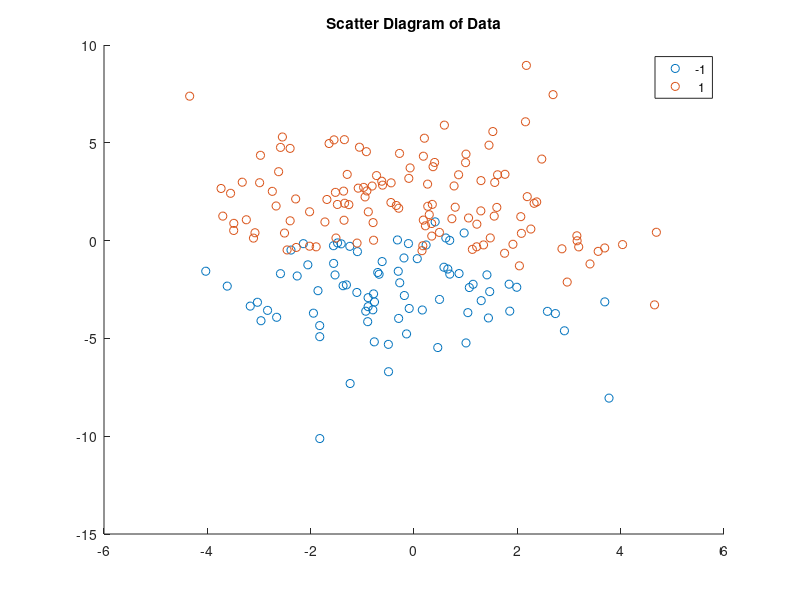

The MATLAB source for this figure: (Note: this script raises an error after producing the figure.)
%clear workspace
clear all
close all

%open the training dataset
fid = fopen('dataset2/dataset2.1.train.csv');
out = textscan(fid,'%f%f%f','delimiter',',');
fclose(fid);

feature1 = out{1};
feature2 = out{2};
label = out{3};

X = [feature1, feature2];
Y = zeros(size(label,1),1);

%open the test dataset
fid = fopen('dataset2/dataset2.1.test.csv');
out = textscan(fid,'%f%f%f','delimiter',',');
fclose(fid);

feature1_test = out{1};
feature2_test = out{2};
label_test = out{3};

X_test = [feature1_test, feature2_test];

% mark positive label as 1 and negative label as -1
for i=1:size(label,1)
    if label(i,1) >= 0
        Y(i,1) = 1;
    else
        Y(i,1) = -1;
    end
end

%plot the raw data to visualize dataset
figure;
gscatter(X(:,1),X(:,2),Y);
title('Scatter Diagram of Data');

%using gaussian kernel for training
%sigma is used in Gaussian Kernel
%lamda is the regularization parameter
sigma = 3;
K = KRR_GaussianKernel(X',X',sigma);

%Regulation matrix
Identity=eye(length(K(:,1)));

%using closed form of alpha derived from previous question
%label is the Y
%KRR_train is my alpha_hat
lamda = 0.01;
KRR_train = ((K+lamda*Identity)^-1)*label;

%test the KRR
KRR_test = KRR_GaussianKernel(X', X_test', sigma);

% make a prediction, A.K.A: fit the f_hat
prediction = KRR_test'*KRR_train;

%plot the fitted f_hat (prediction) vs real test labels
figure 
plot(prediction,'bx','LineWidth',2)
hold on

plot(label_test,'ro','LineWidth', 2)
%hold off
legend('prediction','actual label')
title(sprintf('\\sigma = %g, \\lambda = %g', sigma, lamda), 'FontSize', 14);
